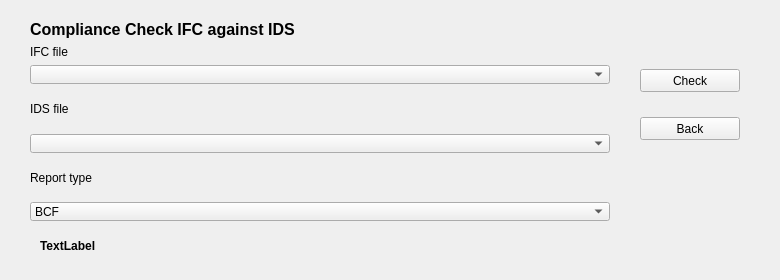
<?xml version="1.0" encoding="UTF-8"?>
<ui version="4.0">
 <class>CheckWindow</class>
 <widget class="QMainWindow" name="CheckWindow">
  <property name="geometry">
   <rect>
    <x>0</x>
    <y>0</y>
    <width>780</width>
    <height>280</height>
   </rect>
  </property>
  <property name="minimumSize">
   <size>
    <width>780</width>
    <height>280</height>
   </size>
  </property>
  <property name="maximumSize">
   <size>
    <width>780</width>
    <height>280</height>
   </size>
  </property>
  <property name="windowTitle">
   <string>Compliance Check Window</string>
  </property>
  <widget class="QWidget" name="centralwidget">
   <widget class="QWidget" name="layoutWidget">
    <property name="geometry">
     <rect>
      <x>30</x>
      <y>20</y>
      <width>584</width>
      <height>201</height>
     </rect>
    </property>
    <layout class="QVBoxLayout" name="verticalLayout_3">
     <item>
      <layout class="QVBoxLayout" name="verticalLayout_2">
       <item>
        <widget class="QLabel" name="label">
         <property name="font">
          <font>
           <family>Arial</family>
           <pointsize>12</pointsize>
           <weight>75</weight>
           <bold>true</bold>
          </font>
         </property>
         <property name="text">
          <string>Compliance Check IFC against IDS</string>
         </property>
        </widget>
       </item>
       <item>
        <widget class="QLabel" name="lbl_ifc_title">
         <property name="text">
          <string>IFC file</string>
         </property>
        </widget>
       </item>
       <item>
        <widget class="QComboBox" name="comboBox_ifc">
         <property name="sizePolicy">
          <sizepolicy hsizetype="Fixed" vsizetype="Fixed">
           <horstretch>0</horstretch>
           <verstretch>0</verstretch>
          </sizepolicy>
         </property>
         <property name="minimumSize">
          <size>
           <width>580</width>
           <height>19</height>
          </size>
         </property>
         <property name="maximumSize">
          <size>
           <width>580</width>
           <height>19</height>
          </size>
         </property>
        </widget>
       </item>
      </layout>
     </item>
     <item>
      <layout class="QVBoxLayout" name="verticalLayout">
       <item>
        <widget class="QLabel" name="lbl_ids_file">
         <property name="text">
          <string>IDS file</string>
         </property>
        </widget>
       </item>
       <item>
        <widget class="QComboBox" name="comboBox_ids">
         <property name="sizePolicy">
          <sizepolicy hsizetype="Fixed" vsizetype="Fixed">
           <horstretch>0</horstretch>
           <verstretch>0</verstretch>
          </sizepolicy>
         </property>
         <property name="minimumSize">
          <size>
           <width>580</width>
           <height>19</height>
          </size>
         </property>
         <property name="maximumSize">
          <size>
           <width>580</width>
           <height>19</height>
          </size>
         </property>
        </widget>
       </item>
      </layout>
     </item>
     <item>
      <layout class="QVBoxLayout" name="verticalLayout_5">
       <item>
        <widget class="QLabel" name="lbl_ids_file_2">
         <property name="text">
          <string>Report type</string>
         </property>
        </widget>
       </item>
       <item>
        <widget class="QComboBox" name="comboBox_report">
         <property name="sizePolicy">
          <sizepolicy hsizetype="Fixed" vsizetype="Fixed">
           <horstretch>0</horstretch>
           <verstretch>0</verstretch>
          </sizepolicy>
         </property>
         <property name="minimumSize">
          <size>
           <width>580</width>
           <height>19</height>
          </size>
         </property>
         <property name="maximumSize">
          <size>
           <width>580</width>
           <height>19</height>
          </size>
         </property>
         <item>
          <property name="text">
           <string>BCF</string>
          </property>
         </item>
         <item>
          <property name="text">
           <string>HTML</string>
          </property>
         </item>
         <item>
          <property name="text">
           <string>ODS</string>
          </property>
         </item>
        </widget>
       </item>
      </layout>
     </item>
    </layout>
   </widget>
   <widget class="QWidget" name="layoutWidget">
    <property name="geometry">
     <rect>
      <x>640</x>
      <y>50</y>
      <width>111</width>
      <height>111</height>
     </rect>
    </property>
    <layout class="QVBoxLayout" name="verticalLayout_4">
     <item>
      <widget class="QPushButton" name="btn_check">
       <property name="sizePolicy">
        <sizepolicy hsizetype="Fixed" vsizetype="Fixed">
         <horstretch>0</horstretch>
         <verstretch>0</verstretch>
        </sizepolicy>
       </property>
       <property name="minimumSize">
        <size>
         <width>100</width>
         <height>23</height>
        </size>
       </property>
       <property name="maximumSize">
        <size>
         <width>100</width>
         <height>16777215</height>
        </size>
       </property>
       <property name="text">
        <string>Check</string>
       </property>
      </widget>
     </item>
     <item>
      <widget class="QPushButton" name="btn_back">
       <property name="sizePolicy">
        <sizepolicy hsizetype="Fixed" vsizetype="Fixed">
         <horstretch>0</horstretch>
         <verstretch>0</verstretch>
        </sizepolicy>
       </property>
       <property name="minimumSize">
        <size>
         <width>100</width>
         <height>23</height>
        </size>
       </property>
       <property name="maximumSize">
        <size>
         <width>100</width>
         <height>23</height>
        </size>
       </property>
       <property name="text">
        <string>Back</string>
       </property>
      </widget>
     </item>
    </layout>
   </widget>
   <widget class="QLabel" name="lbl_notification">
    <property name="geometry">
     <rect>
      <x>40</x>
      <y>230</y>
      <width>711</width>
      <height>31</height>
     </rect>
    </property>
    <property name="sizePolicy">
     <sizepolicy hsizetype="Expanding" vsizetype="Fixed">
      <horstretch>0</horstretch>
      <verstretch>0</verstretch>
     </sizepolicy>
    </property>
    <property name="minimumSize">
     <size>
      <width>0</width>
      <height>0</height>
     </size>
    </property>
    <property name="font">
     <font>
      <family>Arial</family>
      <weight>75</weight>
      <bold>true</bold>
     </font>
    </property>
    <property name="text">
     <string>TextLabel</string>
    </property>
    <property name="wordWrap">
     <bool>true</bool>
    </property>
   </widget>
  </widget>
 </widget>
 <resources/>
 <connections/>
</ui>
